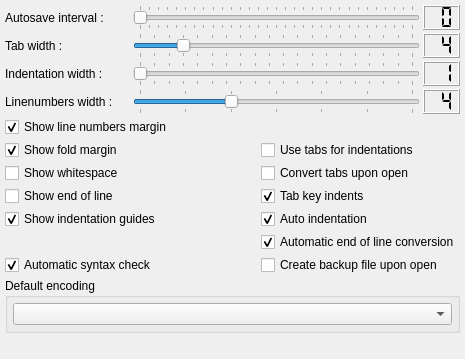
         <widget class="QWidget" name="wEditorGeneral" >
          <attribute name="title" >
           <string>General</string>
          </attribute>
          <layout class="QGridLayout" >
           <property name="margin" >
            <number>5</number>
           </property>
           <property name="spacing" >
            <number>3</number>
           </property>
           <item row="12" column="0" colspan="4" >
            <spacer>
             <property name="orientation" >
              <enum>Qt::Vertical</enum>
             </property>
             <property name="sizeHint" >
              <size>
               <width>421</width>
               <height>21</height>
              </size>
             </property>
            </spacer>
           </item>
           <item row="11" column="0" colspan="4" >
            <widget class="QGroupBox" name="gbGeneralEncoding" >
             <property name="title" >
              <string>Default encoding</string>
             </property>
             <layout class="QHBoxLayout" >
              <property name="margin" >
               <number>5</number>
              </property>
              <property name="spacing" >
               <number>3</number>
              </property>
              <item>
               <widget class="QComboBox" name="cbGeneralEncoding" />
              </item>
             </layout>
            </widget>
           </item>
           <item row="0" column="3" >
            <widget class="QLCDNumber" name="lnGeneralAutosaveInterval" >
             <property name="sizePolicy" >
              <sizepolicy>
               <hsizetype>0</hsizetype>
               <vsizetype>1</vsizetype>
               <horstretch>0</horstretch>
               <verstretch>0</verstretch>
              </sizepolicy>
             </property>
             <property name="numDigits" >
              <number>2</number>
             </property>
             <property name="segmentStyle" >
              <enum>QLCDNumber::Flat</enum>
             </property>
            </widget>
           </item>
           <item row="1" column="0" >
            <widget class="QLabel" name="lGeneralTabWidth" >
             <property name="text" >
              <string>Tab width :</string>
             </property>
            </widget>
           </item>
           <item row="1" column="3" >
            <widget class="QLCDNumber" name="lnGeneralTabWidth" >
             <property name="sizePolicy" >
              <sizepolicy>
               <hsizetype>0</hsizetype>
               <vsizetype>1</vsizetype>
               <horstretch>0</horstretch>
               <verstretch>0</verstretch>
              </sizepolicy>
             </property>
             <property name="numDigits" >
              <number>2</number>
             </property>
             <property name="segmentStyle" >
              <enum>QLCDNumber::Flat</enum>
             </property>
             <property name="value" stdset="0" >
              <double>4.000000000000000</double>
             </property>
            </widget>
           </item>
           <item row="1" column="1" colspan="2" >
            <widget class="QSlider" name="sGeneralTabWidth" >
             <property name="minimum" >
              <number>1</number>
             </property>
             <property name="maximum" >
              <number>20</number>
             </property>
             <property name="value" >
              <number>4</number>
             </property>
             <property name="orientation" >
              <enum>Qt::Horizontal</enum>
             </property>
             <property name="tickPosition" >
              <enum>QSlider::TicksBothSides</enum>
             </property>
             <property name="tickInterval" >
              <number>1</number>
             </property>
            </widget>
           </item>
           <item row="2" column="1" colspan="2" >
            <widget class="QSlider" name="sGeneralIndentationWidth" >
             <property name="minimum" >
              <number>1</number>
             </property>
             <property name="maximum" >
              <number>20</number>
             </property>
             <property name="orientation" >
              <enum>Qt::Horizontal</enum>
             </property>
             <property name="tickPosition" >
              <enum>QSlider::TicksBothSides</enum>
             </property>
             <property name="tickInterval" >
              <number>1</number>
             </property>
            </widget>
           </item>
           <item row="2" column="3" >
            <widget class="QLCDNumber" name="lnGeneralIndentationWidth" >
             <property name="sizePolicy" >
              <sizepolicy>
               <hsizetype>0</hsizetype>
               <vsizetype>1</vsizetype>
               <horstretch>0</horstretch>
               <verstretch>0</verstretch>
              </sizepolicy>
             </property>
             <property name="numDigits" >
              <number>2</number>
             </property>
             <property name="segmentStyle" >
              <enum>QLCDNumber::Flat</enum>
             </property>
             <property name="value" stdset="0" >
              <double>1.000000000000000</double>
             </property>
            </widget>
           </item>
           <item row="2" column="0" >
            <widget class="QLabel" name="lGeneralIndentationWidth" >
             <property name="text" >
              <string>Indentation width :</string>
             </property>
            </widget>
           </item>
           <item row="3" column="0" >
            <widget class="QLabel" name="lGeneralLineNumbersWidth" >
             <property name="text" >
              <string>Linenumbers width :</string>
             </property>
            </widget>
           </item>
           <item row="3" column="3" >
            <widget class="QLCDNumber" name="lnGeneralLineNumbersWidth" >
             <property name="sizePolicy" >
              <sizepolicy>
               <hsizetype>0</hsizetype>
               <vsizetype>1</vsizetype>
               <horstretch>0</horstretch>
               <verstretch>0</verstretch>
              </sizepolicy>
             </property>
             <property name="numDigits" >
              <number>2</number>
             </property>
             <property name="segmentStyle" >
              <enum>QLCDNumber::Flat</enum>
             </property>
             <property name="value" stdset="0" >
              <double>4.000000000000000</double>
             </property>
            </widget>
           </item>
           <item row="3" column="1" colspan="2" >
            <widget class="QSlider" name="sGeneralLineNumbersWidth" >
             <property name="minimum" >
              <number>2</number>
             </property>
             <property name="maximum" >
              <number>8</number>
             </property>
             <property name="value" >
              <number>4</number>
             </property>
             <property name="orientation" >
              <enum>Qt::Horizontal</enum>
             </property>
             <property name="tickPosition" >
              <enum>QSlider::TicksBothSides</enum>
             </property>
             <property name="tickInterval" >
              <number>1</number>
             </property>
            </widget>
           </item>
           <item row="4" column="0" colspan="2" >
            <widget class="QCheckBox" name="cbGeneralShowLineNumbersMargin" >
             <property name="text" >
              <string>Show line numbers margin</string>
             </property>
             <property name="checked" >
              <bool>true</bool>
             </property>
            </widget>
           </item>
           <item row="5" column="0" colspan="2" >
            <widget class="QCheckBox" name="cbGeneralShowFoldMargin" >
             <property name="text" >
              <string>Show fold margin</string>
             </property>
             <property name="checked" >
              <bool>true</bool>
             </property>
            </widget>
           </item>
           <item row="5" column="2" colspan="2" >
            <widget class="QCheckBox" name="cbGeneralUseTabsForIndentations" >
             <property name="text" >
              <string>Use tabs for indentations</string>
             </property>
            </widget>
           </item>
           <item row="6" column="2" colspan="2" >
            <widget class="QCheckBox" name="cbGeneralConvertTabsUponOpen" >
             <property name="text" >
              <string>Convert tabs upon open</string>
             </property>
            </widget>
           </item>
           <item row="6" column="0" colspan="2" >
            <widget class="QCheckBox" name="cbGeneralShowWhitespace" >
             <property name="text" >
              <string>Show whitespace</string>
             </property>
            </widget>
           </item>
           <item row="7" column="2" colspan="2" >
            <widget class="QCheckBox" name="cbGeneralTabKeyIndents" >
             <property name="text" >
              <string>Tab key indents</string>
             </property>
             <property name="checked" >
              <bool>true</bool>
             </property>
            </widget>
           </item>
           <item row="7" column="0" colspan="2" >
            <widget class="QCheckBox" name="cbGeneralShowEndOfLine" >
             <property name="text" >
              <string>Show end of line</string>
             </property>
            </widget>
           </item>
           <item row="8" column="0" colspan="2" >
            <widget class="QCheckBox" name="cbGeneralShowIndentationGuides" >
             <property name="text" >
              <string>Show indentation guides</string>
             </property>
             <property name="checked" >
              <bool>true</bool>
             </property>
            </widget>
           </item>
           <item row="8" column="2" colspan="2" >
            <widget class="QCheckBox" name="cbGeneralAutoIndentation" >
             <property name="text" >
              <string>Auto indentation</string>
             </property>
             <property name="checked" >
              <bool>true</bool>
             </property>
            </widget>
           </item>
           <item row="9" column="2" colspan="2" >
            <widget class="QCheckBox" name="cbGeneralAutomaticEndOfLineConversion" >
             <property name="text" >
              <string>Automatic end of line conversion</string>
             </property>
             <property name="checked" >
              <bool>true</bool>
             </property>
            </widget>
           </item>
           <item row="10" column="0" colspan="2" >
            <widget class="QCheckBox" name="cbGeneralAutomaticSyntaxCheck" >
             <property name="text" >
              <string>Automatic syntax check</string>
             </property>
             <property name="checked" >
              <bool>true</bool>
             </property>
            </widget>
           </item>
           <item row="10" column="2" colspan="2" >
            <widget class="QCheckBox" name="cbGeneralCreateBackupFileUponOpen" >
             <property name="text" >
              <string>Create backup file upon open</string>
             </property>
            </widget>
           </item>
           <item row="0" column="1" colspan="2" >
            <widget class="QSlider" name="sGeneralAutosaveInterval" >
             <property name="maximum" >
              <number>30</number>
             </property>
             <property name="orientation" >
              <enum>Qt::Horizontal</enum>
             </property>
             <property name="tickPosition" >
              <enum>QSlider::TicksBothSides</enum>
             </property>
             <property name="tickInterval" >
              <number>1</number>
             </property>
            </widget>
           </item>
           <item row="0" column="0" >
            <widget class="QLabel" name="lGeneralAutosaveInterval" >
             <property name="sizePolicy" >
              <sizepolicy>
               <hsizetype>1</hsizetype>
               <vsizetype>5</vsizetype>
               <horstretch>0</horstretch>
               <verstretch>0</verstretch>
              </sizepolicy>
             </property>
             <property name="text" >
              <string>Autosave interval :</string>
             </property>
            </widget>
           </item>
          </layout>
         </widget>
